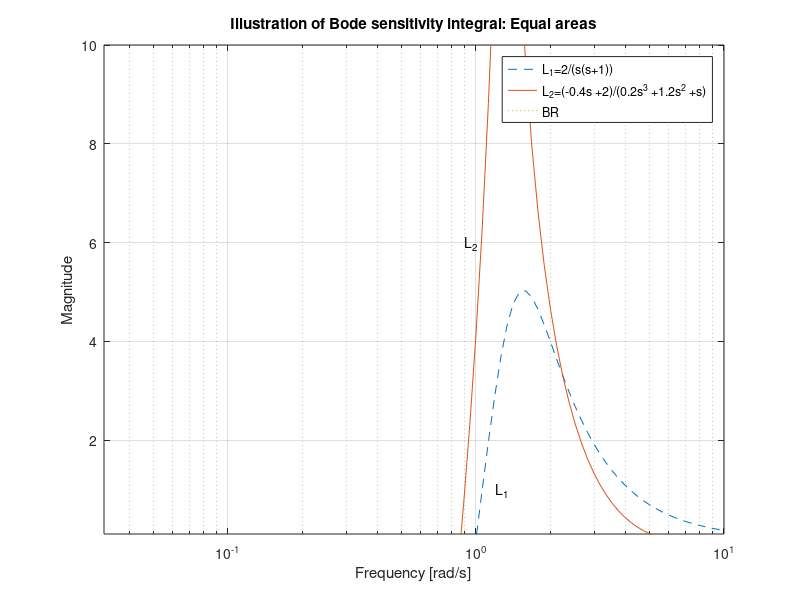

Recreate this plot in MATLAB.
% Example5_1.m: Extra example for chapter 5. After remark p. 167
%
% Copyright 1996-2003 Sigurd Skogestad & Ian Postlethwaite
% $Id: Explx5_1.m,v 1.3 2004/02/03 14:12:00 vidaral Exp $
clear all; close all;

% 1. System L1 = 2/s(s+1). Illustrates Bode's sensitivity integral
w = logspace(-1.5,1.5,121);
L1=tf(2,[1 1 0]);
S1=1/(L1+1);
%The areas above and below 1 are equal');
% We see that the area at high frequencies also contributes so
% the peak itself need not be very large.

% 2. System L = 2(-0.2s+1) / s(s+1)(0.2s+1)
% |L| is same as above but we have added term (-0.2s+1)/(0.2s+1)
L2=tf([-0.4 2],[0.2 1.2 1 0]);
S2=1/(L2+1);
%[mag,phase]=bode(S2,w);

% Plot both systems
figure(1)
bodemag(S1,'--',S2,'-',tf(1),':',w);
%semilogy(w,squeeze(mag),w,squeeze(mag1),w,z,':k');
xlabel('Frequency [rad/s]');
ylabel('Magnitude');
title('Illustration of Bode sensitivity integral: Equal areas');
axis([0 10 1e-1 1e1])
legend('L_1=2/(s(s+1))','L_2=(-0.4s +2)/(0.2s^3 +1.2s^2 +s)','BR')
text(1.2,1,'L_1'); text(0.9,6,'L_2');
% In BOTH cases the areas of ln|S| below and above 1 must be equal.
% BUT with the RHP-zero the peak must be higher,  
% see Thm.5.2 where only frequencies up to about z=5 count.
